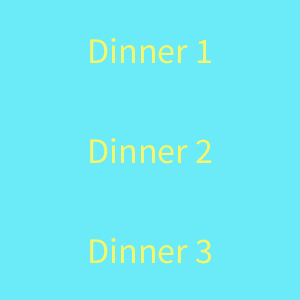
Frame 1 (no input)
Frame 60 (the mouse pressed at the canvas centre just before this capture): identical to frame 1, image omitted
Frame 120 (the mouse held since frame 60 and released just before this capture): identical to frame 1, image omitted

The Processing sketch that drew this single still picture (run headless with seeded random() and noise(); from frame 60 on, the mouse is pressed at the canvas centre):

// Processing sketch: week13_3_dinner
// ── week13_3_dinner.pde
void setup(){
  size(300,300);
  fill(#F5F76B);
  textSize(36);
  textAlign(CENTER,CENTER);
}
void draw(){
  background(#6BEAF7);
  text("Dinner 1",150,50);
  text("Dinner 2",150,150);
  text("Dinner 3",150,250);
  //text("Hello",mouseX,mouseY);
}
